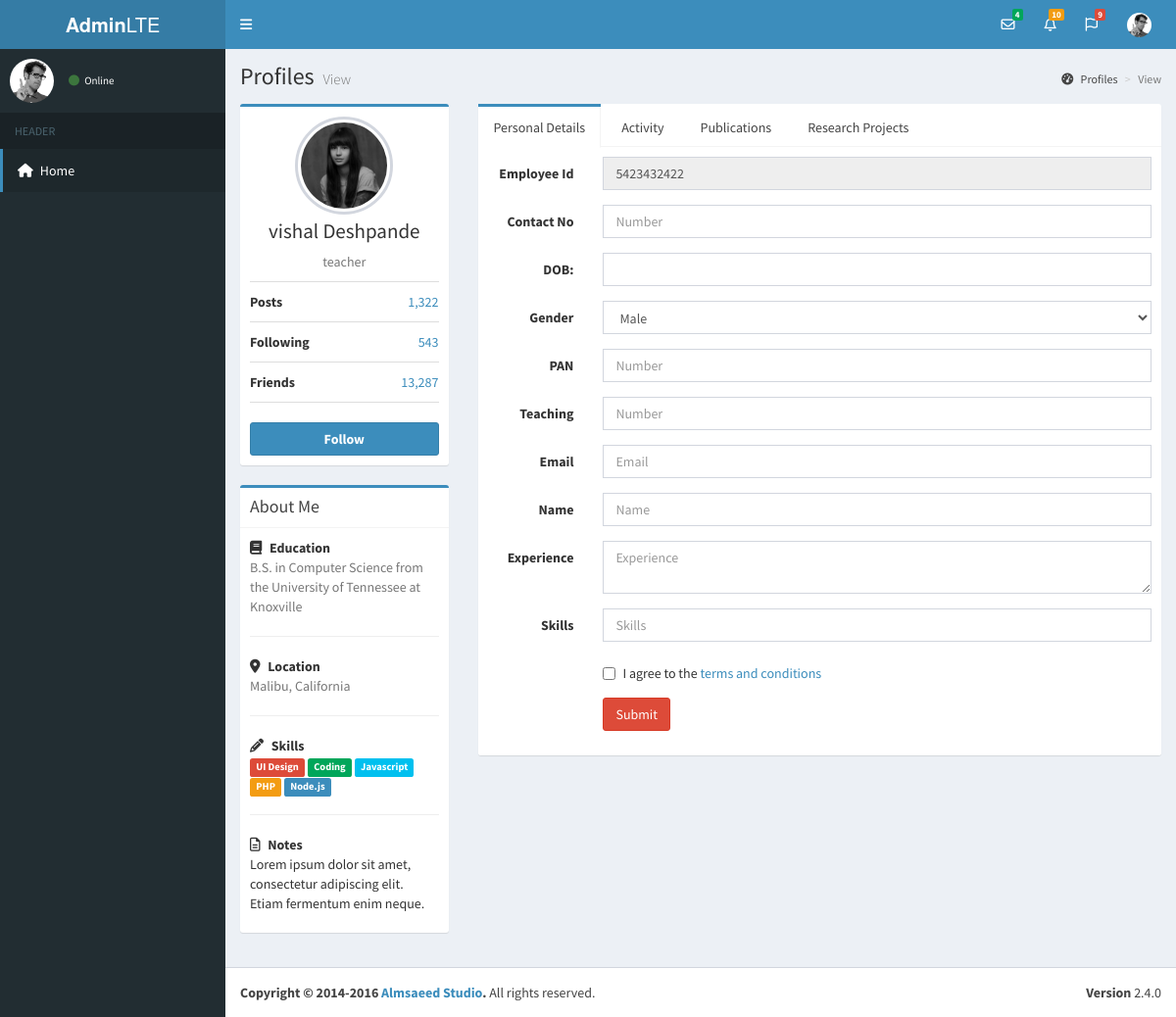
The app's page /admin/view-staff.php?id=4, older data.
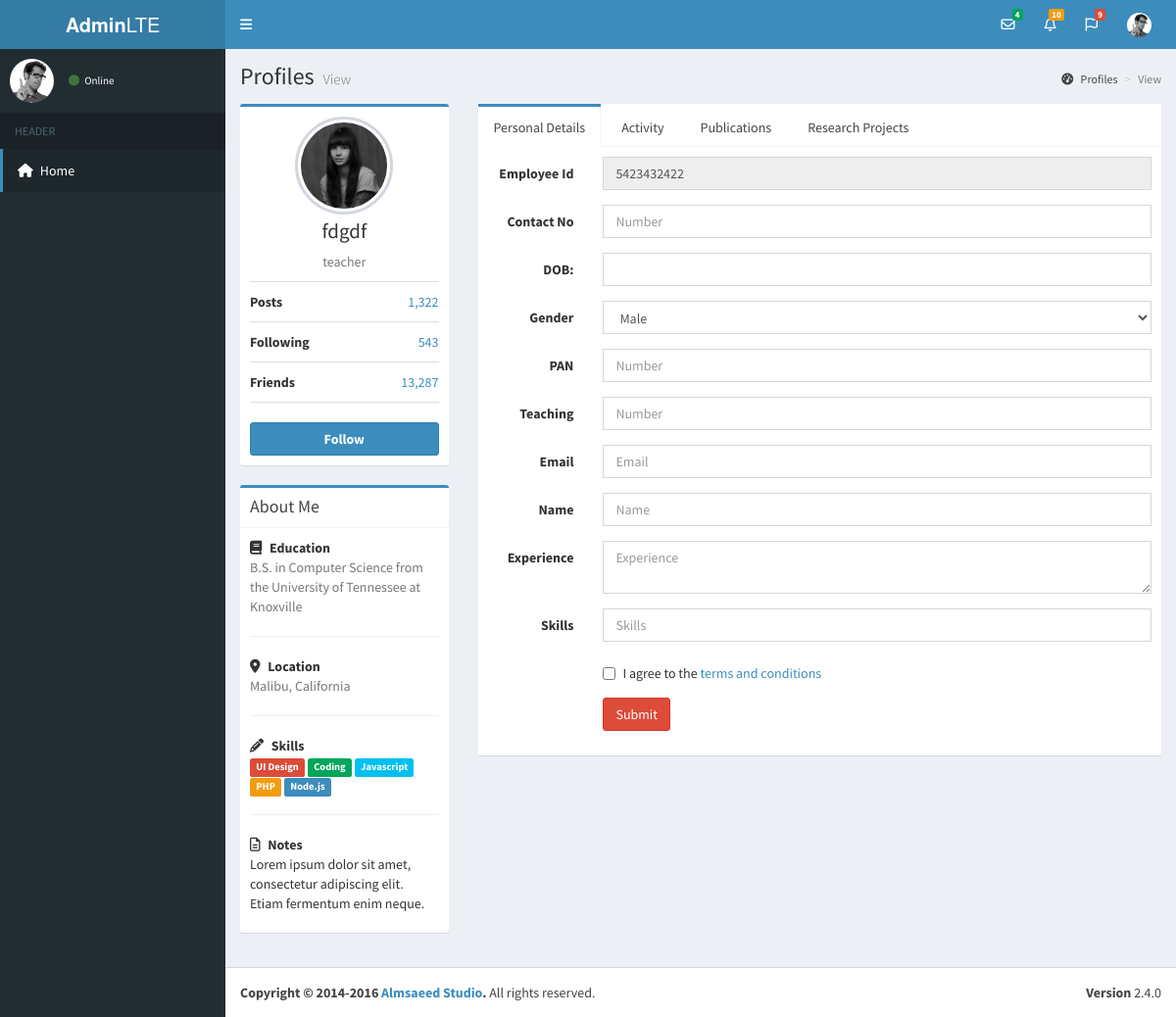
The same page, newer data.
### tables this page shows
CREATE TABLE `staff` (
  `staff_id` int(11) NOT NULL,
  `first_name` varchar(50) NOT NULL,
  `middle_name` varchar(50) NOT NULL,
  `last_name` varchar(50) NOT NULL,
  `contact_no` int(11) NOT NULL,
  `pan` int(11) NOT NULL,
  `date_of_birth` date NOT NULL,
  `role` varchar(20) NOT NULL,
  `email` varchar(50) NOT NULL,
  `password` varchar(50) NOT NULL,
  `gender` varchar(1) NOT NULL,
  `is_permanent` bit(1) NOT NULL,
  `is_teaching` bit(1) NOT NULL,
  `is_bos_chairman` bit(1) DEFAULT b'0',
  `is_bos_member` bit(1) NOT NULL DEFAULT b'0',
  `is_staff_selection_committee_member` bit(1) NOT NULL DEFAULT b'0',
  `is_fully_registered` bit(1) NOT NULL DEFAULT b'0',
  `created_at` datetime NOT NULL DEFAULT CURRENT_TIMESTAMP,
  `created_by` int(11) NOT NULL,
  `updated_at` datetime NOT NULL,
  `updated_by` int(11) NOT NULL,
  `is_deleted` bit(1) NOT NULL DEFAULT b'0'
);

### classes/Database.php (called while the page is built)
<?php
    class Database {
        private $host       =   "localhost";
        private $db_name    =   "frcrcedb";
        private $username   =   "root";
        private $password   =   "";
        private $conn       =   null;
        public function __construct() {
            try {
                $this->conn = new PDO("mysql:host={$this->host};dbname={$this->db_name}", $this->username, $this->password);
            } catch (PDOException $e) {
                die("Issue : " . $e->getMessage());
            }
        }
        public function getConnection() {
            return $this->conn;
        }
    }
    $database = new Database();
?>

### classes/Staff.php (called while the page is built, shortened)
<?php
require_once('Database.php');
require_once ('GeneralFunctions.php');
class Staff extends GeneralFunctions {
    public function __construct() {
        global $database;
        $this->connection = $database->getConnection();
    }
    public function getStaffDetailsById($id) {
        $sql = "SELECT * FROM staff WHERE staff_id = :staff_id";
        $ps = $this->connection->prepare($sql);
        $ps->execute(["staff_id" => $id]);
        $result_row = $ps->fetch(PDO::FETCH_ASSOC);
        return $result_row;
    }
}

### admin/view-staff.php (the view, shortened to what the changed rows need)
<?php
    require_once (BASE_URL."classes/Staff.php");
    if(isset($_GET['id'])){
        $staff = new Staff();
        $staff_data = $staff->getStaffDetailsById($_GET['id']);
    }else{
      header("location: manage-staff.php");
    }
?>
<!DOCTYPE html>
<html lang="en">
<?php
    include_once(BASE_URL . 'includes/ui/header.php');
?>
<body class="hold-transition skin-blue sidebar-mini">
    <div class="wrapper">
        <div class="content-wrapper">
            <section class="content-header">
                <h1>
                    Profiles
                    <small>View</small>
                </h1>
            </section>
            <section class="content container-fluid">
                <div class="row">
                    <div class="col-md-3">
                        <div class="box box-primary">
                            <div class="box-body box-profile">
                                <img class="profile-user-img img-responsive img-circle" src="assets/img/user4-128x128.jpg" alt="User profile picture">
                                <h3 class="profile-username text-center"><?php echo $staff_data['first_name'] . " " . $staff_data['last_name']; ?></h3>
                                <p class="text-muted text-center"><?php echo $staff_data['role'];?></p>
                                <ul class="list-group list-group-unbordered">
                                    <li class="list-group-item">
                                    </li>
                                    <li class="list-group-item">
                                    </li>
                                    <li class="list-group-item">
                                    </li>
                                </ul>
                                <a href="#" class="btn btn-primary btn-block"><b>Follow</b></a>
                            </div>
                        </div>
                    </div>
                </div>
            </section>
        </div>
    </div>
</body>
</html>

Row changes from the older to the newer data that the page shows:
changed staff "teacher": first_name "vishal" → "fdgdf"; last_name "Deshpande" → (not shown)
